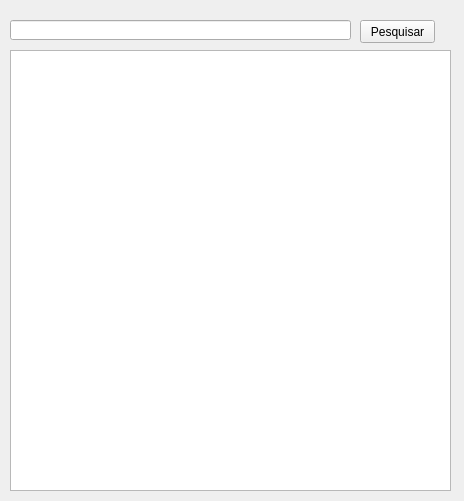
<?xml version="1.0" encoding="UTF-8"?>
<ui version="4.0">
 <class>MainWindow</class>
 <widget class="QMainWindow" name="MainWindow">
  <property name="geometry">
   <rect>
    <x>0</x>
    <y>0</y>
    <width>464</width>
    <height>501</height>
   </rect>
  </property>
  <property name="windowTitle">
   <string>Pesquisar Colaborador</string>
  </property>
  <widget class="QWidget" name="centralwidget">
   <widget class="QLineEdit" name="edt_pesquisar">
    <property name="geometry">
     <rect>
      <x>10</x>
      <y>20</y>
      <width>341</width>
      <height>20</height>
     </rect>
    </property>
   </widget>
   <widget class="QTableWidget" name="tableWidget">
    <property name="geometry">
     <rect>
      <x>10</x>
      <y>50</y>
      <width>441</width>
      <height>441</height>
     </rect>
    </property>
   </widget>
   <widget class="QPushButton" name="btn_pesquisar">
    <property name="geometry">
     <rect>
      <x>360</x>
      <y>20</y>
      <width>75</width>
      <height>23</height>
     </rect>
    </property>
    <property name="text">
     <string>Pesquisar</string>
    </property>
   </widget>
  </widget>
 </widget>
 <resources/>
 <connections/>
</ui>
